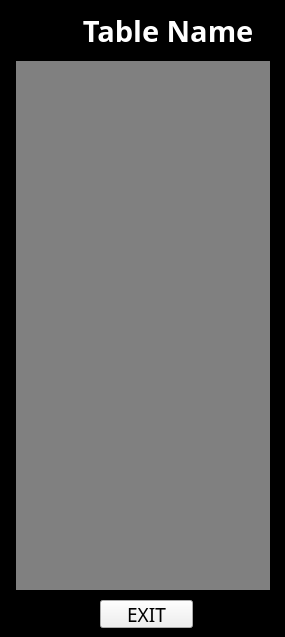
<?xml version="1.0" encoding="UTF-8"?>
<ui version="4.0">
 <class>tableView</class>
 <widget class="QWidget" name="tableView">
  <property name="geometry">
   <rect>
    <x>0</x>
    <y>0</y>
    <width>285</width>
    <height>637</height>
   </rect>
  </property>
  <property name="windowTitle">
   <string>Form</string>
  </property>
  <widget class="QListWidget" name="listWidget">
   <property name="geometry">
    <rect>
     <x>10</x>
     <y>50</y>
     <width>261</width>
     <height>541</height>
    </rect>
   </property>
   <property name="palette">
    <palette>
     <active>
      <colorrole role="Base">
       <brush brushstyle="SolidPattern">
        <color alpha="255">
         <red>128</red>
         <green>128</green>
         <blue>128</blue>
        </color>
       </brush>
      </colorrole>
     </active>
     <inactive>
      <colorrole role="Base">
       <brush brushstyle="SolidPattern">
        <color alpha="255">
         <red>128</red>
         <green>128</green>
         <blue>128</blue>
        </color>
       </brush>
      </colorrole>
     </inactive>
     <disabled>
      <colorrole role="Base">
       <brush brushstyle="SolidPattern">
        <color alpha="255">
         <red>240</red>
         <green>240</green>
         <blue>240</blue>
        </color>
       </brush>
      </colorrole>
     </disabled>
    </palette>
   </property>
  </widget>
  <widget class="QLabel" name="label_top">
   <property name="geometry">
    <rect>
     <x>0</x>
     <y>0</y>
     <width>271</width>
     <height>61</height>
    </rect>
   </property>
   <property name="palette">
    <palette>
     <active>
      <colorrole role="WindowText">
       <brush brushstyle="SolidPattern">
        <color alpha="255">
         <red>255</red>
         <green>255</green>
         <blue>255</blue>
        </color>
       </brush>
      </colorrole>
      <colorrole role="Button">
       <brush brushstyle="SolidPattern">
        <color alpha="255">
         <red>0</red>
         <green>0</green>
         <blue>0</blue>
        </color>
       </brush>
      </colorrole>
      <colorrole role="Light">
       <brush brushstyle="SolidPattern">
        <color alpha="255">
         <red>0</red>
         <green>0</green>
         <blue>0</blue>
        </color>
       </brush>
      </colorrole>
      <colorrole role="Midlight">
       <brush brushstyle="SolidPattern">
        <color alpha="255">
         <red>0</red>
         <green>0</green>
         <blue>0</blue>
        </color>
       </brush>
      </colorrole>
      <colorrole role="Dark">
       <brush brushstyle="SolidPattern">
        <color alpha="255">
         <red>0</red>
         <green>0</green>
         <blue>0</blue>
        </color>
       </brush>
      </colorrole>
      <colorrole role="Mid">
       <brush brushstyle="SolidPattern">
        <color alpha="255">
         <red>0</red>
         <green>0</green>
         <blue>0</blue>
        </color>
       </brush>
      </colorrole>
      <colorrole role="Text">
       <brush brushstyle="SolidPattern">
        <color alpha="255">
         <red>255</red>
         <green>255</green>
         <blue>255</blue>
        </color>
       </brush>
      </colorrole>
      <colorrole role="BrightText">
       <brush brushstyle="SolidPattern">
        <color alpha="255">
         <red>255</red>
         <green>255</green>
         <blue>255</blue>
        </color>
       </brush>
      </colorrole>
      <colorrole role="ButtonText">
       <brush brushstyle="SolidPattern">
        <color alpha="255">
         <red>255</red>
         <green>255</green>
         <blue>255</blue>
        </color>
       </brush>
      </colorrole>
      <colorrole role="Base">
       <brush brushstyle="SolidPattern">
        <color alpha="255">
         <red>0</red>
         <green>0</green>
         <blue>0</blue>
        </color>
       </brush>
      </colorrole>
      <colorrole role="Window">
       <brush brushstyle="SolidPattern">
        <color alpha="255">
         <red>0</red>
         <green>0</green>
         <blue>0</blue>
        </color>
       </brush>
      </colorrole>
      <colorrole role="Shadow">
       <brush brushstyle="SolidPattern">
        <color alpha="255">
         <red>0</red>
         <green>0</green>
         <blue>0</blue>
        </color>
       </brush>
      </colorrole>
      <colorrole role="AlternateBase">
       <brush brushstyle="SolidPattern">
        <color alpha="255">
         <red>0</red>
         <green>0</green>
         <blue>0</blue>
        </color>
       </brush>
      </colorrole>
      <colorrole role="ToolTipBase">
       <brush brushstyle="SolidPattern">
        <color alpha="255">
         <red>255</red>
         <green>255</green>
         <blue>220</blue>
        </color>
       </brush>
      </colorrole>
      <colorrole role="ToolTipText">
       <brush brushstyle="SolidPattern">
        <color alpha="255">
         <red>0</red>
         <green>0</green>
         <blue>0</blue>
        </color>
       </brush>
      </colorrole>
     </active>
     <inactive>
      <colorrole role="WindowText">
       <brush brushstyle="SolidPattern">
        <color alpha="255">
         <red>255</red>
         <green>255</green>
         <blue>255</blue>
        </color>
       </brush>
      </colorrole>
      <colorrole role="Button">
       <brush brushstyle="SolidPattern">
        <color alpha="255">
         <red>0</red>
         <green>0</green>
         <blue>0</blue>
        </color>
       </brush>
      </colorrole>
      <colorrole role="Light">
       <brush brushstyle="SolidPattern">
        <color alpha="255">
         <red>0</red>
         <green>0</green>
         <blue>0</blue>
        </color>
       </brush>
      </colorrole>
      <colorrole role="Midlight">
       <brush brushstyle="SolidPattern">
        <color alpha="255">
         <red>0</red>
         <green>0</green>
         <blue>0</blue>
        </color>
       </brush>
      </colorrole>
      <colorrole role="Dark">
       <brush brushstyle="SolidPattern">
        <color alpha="255">
         <red>0</red>
         <green>0</green>
         <blue>0</blue>
        </color>
       </brush>
      </colorrole>
      <colorrole role="Mid">
       <brush brushstyle="SolidPattern">
        <color alpha="255">
         <red>0</red>
         <green>0</green>
         <blue>0</blue>
        </color>
       </brush>
      </colorrole>
      <colorrole role="Text">
       <brush brushstyle="SolidPattern">
        <color alpha="255">
         <red>255</red>
         <green>255</green>
         <blue>255</blue>
        </color>
       </brush>
      </colorrole>
      <colorrole role="BrightText">
       <brush brushstyle="SolidPattern">
        <color alpha="255">
         <red>255</red>
         <green>255</green>
         <blue>255</blue>
        </color>
       </brush>
      </colorrole>
      <colorrole role="ButtonText">
       <brush brushstyle="SolidPattern">
        <color alpha="255">
         <red>255</red>
         <green>255</green>
         <blue>255</blue>
        </color>
       </brush>
      </colorrole>
      <colorrole role="Base">
       <brush brushstyle="SolidPattern">
        <color alpha="255">
         <red>0</red>
         <green>0</green>
         <blue>0</blue>
        </color>
       </brush>
      </colorrole>
      <colorrole role="Window">
       <brush brushstyle="SolidPattern">
        <color alpha="255">
         <red>0</red>
         <green>0</green>
         <blue>0</blue>
        </color>
       </brush>
      </colorrole>
      <colorrole role="Shadow">
       <brush brushstyle="SolidPattern">
        <color alpha="255">
         <red>0</red>
         <green>0</green>
         <blue>0</blue>
        </color>
       </brush>
      </colorrole>
      <colorrole role="AlternateBase">
       <brush brushstyle="SolidPattern">
        <color alpha="255">
         <red>0</red>
         <green>0</green>
         <blue>0</blue>
        </color>
       </brush>
      </colorrole>
      <colorrole role="ToolTipBase">
       <brush brushstyle="SolidPattern">
        <color alpha="255">
         <red>255</red>
         <green>255</green>
         <blue>220</blue>
        </color>
       </brush>
      </colorrole>
      <colorrole role="ToolTipText">
       <brush brushstyle="SolidPattern">
        <color alpha="255">
         <red>0</red>
         <green>0</green>
         <blue>0</blue>
        </color>
       </brush>
      </colorrole>
     </inactive>
     <disabled>
      <colorrole role="WindowText">
       <brush brushstyle="SolidPattern">
        <color alpha="255">
         <red>0</red>
         <green>0</green>
         <blue>0</blue>
        </color>
       </brush>
      </colorrole>
      <colorrole role="Button">
       <brush brushstyle="SolidPattern">
        <color alpha="255">
         <red>0</red>
         <green>0</green>
         <blue>0</blue>
        </color>
       </brush>
      </colorrole>
      <colorrole role="Light">
       <brush brushstyle="SolidPattern">
        <color alpha="255">
         <red>0</red>
         <green>0</green>
         <blue>0</blue>
        </color>
       </brush>
      </colorrole>
      <colorrole role="Midlight">
       <brush brushstyle="SolidPattern">
        <color alpha="255">
         <red>0</red>
         <green>0</green>
         <blue>0</blue>
        </color>
       </brush>
      </colorrole>
      <colorrole role="Dark">
       <brush brushstyle="SolidPattern">
        <color alpha="255">
         <red>0</red>
         <green>0</green>
         <blue>0</blue>
        </color>
       </brush>
      </colorrole>
      <colorrole role="Mid">
       <brush brushstyle="SolidPattern">
        <color alpha="255">
         <red>0</red>
         <green>0</green>
         <blue>0</blue>
        </color>
       </brush>
      </colorrole>
      <colorrole role="Text">
       <brush brushstyle="SolidPattern">
        <color alpha="255">
         <red>0</red>
         <green>0</green>
         <blue>0</blue>
        </color>
       </brush>
      </colorrole>
      <colorrole role="BrightText">
       <brush brushstyle="SolidPattern">
        <color alpha="255">
         <red>255</red>
         <green>255</green>
         <blue>255</blue>
        </color>
       </brush>
      </colorrole>
      <colorrole role="ButtonText">
       <brush brushstyle="SolidPattern">
        <color alpha="255">
         <red>0</red>
         <green>0</green>
         <blue>0</blue>
        </color>
       </brush>
      </colorrole>
      <colorrole role="Base">
       <brush brushstyle="SolidPattern">
        <color alpha="255">
         <red>0</red>
         <green>0</green>
         <blue>0</blue>
        </color>
       </brush>
      </colorrole>
      <colorrole role="Window">
       <brush brushstyle="SolidPattern">
        <color alpha="255">
         <red>0</red>
         <green>0</green>
         <blue>0</blue>
        </color>
       </brush>
      </colorrole>
      <colorrole role="Shadow">
       <brush brushstyle="SolidPattern">
        <color alpha="255">
         <red>0</red>
         <green>0</green>
         <blue>0</blue>
        </color>
       </brush>
      </colorrole>
      <colorrole role="AlternateBase">
       <brush brushstyle="SolidPattern">
        <color alpha="255">
         <red>0</red>
         <green>0</green>
         <blue>0</blue>
        </color>
       </brush>
      </colorrole>
      <colorrole role="ToolTipBase">
       <brush brushstyle="SolidPattern">
        <color alpha="255">
         <red>255</red>
         <green>255</green>
         <blue>220</blue>
        </color>
       </brush>
      </colorrole>
      <colorrole role="ToolTipText">
       <brush brushstyle="SolidPattern">
        <color alpha="255">
         <red>0</red>
         <green>0</green>
         <blue>0</blue>
        </color>
       </brush>
      </colorrole>
     </disabled>
    </palette>
   </property>
   <property name="font">
    <font>
     <family>SAO UI</family>
     <pointsize>22</pointsize>
     <weight>75</weight>
     <bold>true</bold>
    </font>
   </property>
   <property name="autoFillBackground">
    <bool>true</bool>
   </property>
   <property name="text">
    <string>           Table Name</string>
   </property>
  </widget>
  <widget class="QLabel" name="label_botton">
   <property name="geometry">
    <rect>
     <x>0</x>
     <y>590</y>
     <width>286</width>
     <height>51</height>
    </rect>
   </property>
   <property name="palette">
    <palette>
     <active>
      <colorrole role="WindowText">
       <brush brushstyle="SolidPattern">
        <color alpha="255">
         <red>255</red>
         <green>255</green>
         <blue>255</blue>
        </color>
       </brush>
      </colorrole>
      <colorrole role="Button">
       <brush brushstyle="SolidPattern">
        <color alpha="255">
         <red>0</red>
         <green>0</green>
         <blue>0</blue>
        </color>
       </brush>
      </colorrole>
      <colorrole role="Light">
       <brush brushstyle="SolidPattern">
        <color alpha="255">
         <red>0</red>
         <green>0</green>
         <blue>0</blue>
        </color>
       </brush>
      </colorrole>
      <colorrole role="Midlight">
       <brush brushstyle="SolidPattern">
        <color alpha="255">
         <red>0</red>
         <green>0</green>
         <blue>0</blue>
        </color>
       </brush>
      </colorrole>
      <colorrole role="Dark">
       <brush brushstyle="SolidPattern">
        <color alpha="255">
         <red>0</red>
         <green>0</green>
         <blue>0</blue>
        </color>
       </brush>
      </colorrole>
      <colorrole role="Mid">
       <brush brushstyle="SolidPattern">
        <color alpha="255">
         <red>0</red>
         <green>0</green>
         <blue>0</blue>
        </color>
       </brush>
      </colorrole>
      <colorrole role="Text">
       <brush brushstyle="SolidPattern">
        <color alpha="255">
         <red>255</red>
         <green>255</green>
         <blue>255</blue>
        </color>
       </brush>
      </colorrole>
      <colorrole role="BrightText">
       <brush brushstyle="SolidPattern">
        <color alpha="255">
         <red>255</red>
         <green>255</green>
         <blue>255</blue>
        </color>
       </brush>
      </colorrole>
      <colorrole role="ButtonText">
       <brush brushstyle="SolidPattern">
        <color alpha="255">
         <red>255</red>
         <green>255</green>
         <blue>255</blue>
        </color>
       </brush>
      </colorrole>
      <colorrole role="Base">
       <brush brushstyle="SolidPattern">
        <color alpha="255">
         <red>0</red>
         <green>0</green>
         <blue>0</blue>
        </color>
       </brush>
      </colorrole>
      <colorrole role="Window">
       <brush brushstyle="SolidPattern">
        <color alpha="255">
         <red>0</red>
         <green>0</green>
         <blue>0</blue>
        </color>
       </brush>
      </colorrole>
      <colorrole role="Shadow">
       <brush brushstyle="SolidPattern">
        <color alpha="255">
         <red>0</red>
         <green>0</green>
         <blue>0</blue>
        </color>
       </brush>
      </colorrole>
      <colorrole role="AlternateBase">
       <brush brushstyle="SolidPattern">
        <color alpha="255">
         <red>0</red>
         <green>0</green>
         <blue>0</blue>
        </color>
       </brush>
      </colorrole>
      <colorrole role="ToolTipBase">
       <brush brushstyle="SolidPattern">
        <color alpha="255">
         <red>255</red>
         <green>255</green>
         <blue>220</blue>
        </color>
       </brush>
      </colorrole>
      <colorrole role="ToolTipText">
       <brush brushstyle="SolidPattern">
        <color alpha="255">
         <red>0</red>
         <green>0</green>
         <blue>0</blue>
        </color>
       </brush>
      </colorrole>
     </active>
     <inactive>
      <colorrole role="WindowText">
       <brush brushstyle="SolidPattern">
        <color alpha="255">
         <red>255</red>
         <green>255</green>
         <blue>255</blue>
        </color>
       </brush>
      </colorrole>
      <colorrole role="Button">
       <brush brushstyle="SolidPattern">
        <color alpha="255">
         <red>0</red>
         <green>0</green>
         <blue>0</blue>
        </color>
       </brush>
      </colorrole>
      <colorrole role="Light">
       <brush brushstyle="SolidPattern">
        <color alpha="255">
         <red>0</red>
         <green>0</green>
         <blue>0</blue>
        </color>
       </brush>
      </colorrole>
      <colorrole role="Midlight">
       <brush brushstyle="SolidPattern">
        <color alpha="255">
         <red>0</red>
         <green>0</green>
         <blue>0</blue>
        </color>
       </brush>
      </colorrole>
      <colorrole role="Dark">
       <brush brushstyle="SolidPattern">
        <color alpha="255">
         <red>0</red>
         <green>0</green>
         <blue>0</blue>
        </color>
       </brush>
      </colorrole>
      <colorrole role="Mid">
       <brush brushstyle="SolidPattern">
        <color alpha="255">
         <red>0</red>
         <green>0</green>
         <blue>0</blue>
        </color>
       </brush>
      </colorrole>
      <colorrole role="Text">
       <brush brushstyle="SolidPattern">
        <color alpha="255">
         <red>255</red>
         <green>255</green>
         <blue>255</blue>
        </color>
       </brush>
      </colorrole>
      <colorrole role="BrightText">
       <brush brushstyle="SolidPattern">
        <color alpha="255">
         <red>255</red>
         <green>255</green>
         <blue>255</blue>
        </color>
       </brush>
      </colorrole>
      <colorrole role="ButtonText">
       <brush brushstyle="SolidPattern">
        <color alpha="255">
         <red>255</red>
         <green>255</green>
         <blue>255</blue>
        </color>
       </brush>
      </colorrole>
      <colorrole role="Base">
       <brush brushstyle="SolidPattern">
        <color alpha="255">
         <red>0</red>
         <green>0</green>
         <blue>0</blue>
        </color>
       </brush>
      </colorrole>
      <colorrole role="Window">
       <brush brushstyle="SolidPattern">
        <color alpha="255">
         <red>0</red>
         <green>0</green>
         <blue>0</blue>
        </color>
       </brush>
      </colorrole>
      <colorrole role="Shadow">
       <brush brushstyle="SolidPattern">
        <color alpha="255">
         <red>0</red>
         <green>0</green>
         <blue>0</blue>
        </color>
       </brush>
      </colorrole>
      <colorrole role="AlternateBase">
       <brush brushstyle="SolidPattern">
        <color alpha="255">
         <red>0</red>
         <green>0</green>
         <blue>0</blue>
        </color>
       </brush>
      </colorrole>
      <colorrole role="ToolTipBase">
       <brush brushstyle="SolidPattern">
        <color alpha="255">
         <red>255</red>
         <green>255</green>
         <blue>220</blue>
        </color>
       </brush>
      </colorrole>
      <colorrole role="ToolTipText">
       <brush brushstyle="SolidPattern">
        <color alpha="255">
         <red>0</red>
         <green>0</green>
         <blue>0</blue>
        </color>
       </brush>
      </colorrole>
     </inactive>
     <disabled>
      <colorrole role="WindowText">
       <brush brushstyle="SolidPattern">
        <color alpha="255">
         <red>0</red>
         <green>0</green>
         <blue>0</blue>
        </color>
       </brush>
      </colorrole>
      <colorrole role="Button">
       <brush brushstyle="SolidPattern">
        <color alpha="255">
         <red>0</red>
         <green>0</green>
         <blue>0</blue>
        </color>
       </brush>
      </colorrole>
      <colorrole role="Light">
       <brush brushstyle="SolidPattern">
        <color alpha="255">
         <red>0</red>
         <green>0</green>
         <blue>0</blue>
        </color>
       </brush>
      </colorrole>
      <colorrole role="Midlight">
       <brush brushstyle="SolidPattern">
        <color alpha="255">
         <red>0</red>
         <green>0</green>
         <blue>0</blue>
        </color>
       </brush>
      </colorrole>
      <colorrole role="Dark">
       <brush brushstyle="SolidPattern">
        <color alpha="255">
         <red>0</red>
         <green>0</green>
         <blue>0</blue>
        </color>
       </brush>
      </colorrole>
      <colorrole role="Mid">
       <brush brushstyle="SolidPattern">
        <color alpha="255">
         <red>0</red>
         <green>0</green>
         <blue>0</blue>
        </color>
       </brush>
      </colorrole>
      <colorrole role="Text">
       <brush brushstyle="SolidPattern">
        <color alpha="255">
         <red>0</red>
         <green>0</green>
         <blue>0</blue>
        </color>
       </brush>
      </colorrole>
      <colorrole role="BrightText">
       <brush brushstyle="SolidPattern">
        <color alpha="255">
         <red>255</red>
         <green>255</green>
         <blue>255</blue>
        </color>
       </brush>
      </colorrole>
      <colorrole role="ButtonText">
       <brush brushstyle="SolidPattern">
        <color alpha="255">
         <red>0</red>
         <green>0</green>
         <blue>0</blue>
        </color>
       </brush>
      </colorrole>
      <colorrole role="Base">
       <brush brushstyle="SolidPattern">
        <color alpha="255">
         <red>0</red>
         <green>0</green>
         <blue>0</blue>
        </color>
       </brush>
      </colorrole>
      <colorrole role="Window">
       <brush brushstyle="SolidPattern">
        <color alpha="255">
         <red>0</red>
         <green>0</green>
         <blue>0</blue>
        </color>
       </brush>
      </colorrole>
      <colorrole role="Shadow">
       <brush brushstyle="SolidPattern">
        <color alpha="255">
         <red>0</red>
         <green>0</green>
         <blue>0</blue>
        </color>
       </brush>
      </colorrole>
      <colorrole role="AlternateBase">
       <brush brushstyle="SolidPattern">
        <color alpha="255">
         <red>0</red>
         <green>0</green>
         <blue>0</blue>
        </color>
       </brush>
      </colorrole>
      <colorrole role="ToolTipBase">
       <brush brushstyle="SolidPattern">
        <color alpha="255">
         <red>255</red>
         <green>255</green>
         <blue>220</blue>
        </color>
       </brush>
      </colorrole>
      <colorrole role="ToolTipText">
       <brush brushstyle="SolidPattern">
        <color alpha="255">
         <red>0</red>
         <green>0</green>
         <blue>0</blue>
        </color>
       </brush>
      </colorrole>
     </disabled>
    </palette>
   </property>
   <property name="font">
    <font>
     <family>Adobe Arabic</family>
     <weight>75</weight>
     <bold>true</bold>
    </font>
   </property>
   <property name="autoFillBackground">
    <bool>true</bool>
   </property>
   <property name="text">
    <string/>
   </property>
  </widget>
  <widget class="QLabel" name="label_left">
   <property name="geometry">
    <rect>
     <x>0</x>
     <y>0</y>
     <width>16</width>
     <height>591</height>
    </rect>
   </property>
   <property name="palette">
    <palette>
     <active>
      <colorrole role="WindowText">
       <brush brushstyle="SolidPattern">
        <color alpha="255">
         <red>255</red>
         <green>255</green>
         <blue>255</blue>
        </color>
       </brush>
      </colorrole>
      <colorrole role="Button">
       <brush brushstyle="SolidPattern">
        <color alpha="255">
         <red>0</red>
         <green>0</green>
         <blue>0</blue>
        </color>
       </brush>
      </colorrole>
      <colorrole role="Light">
       <brush brushstyle="SolidPattern">
        <color alpha="255">
         <red>0</red>
         <green>0</green>
         <blue>0</blue>
        </color>
       </brush>
      </colorrole>
      <colorrole role="Midlight">
       <brush brushstyle="SolidPattern">
        <color alpha="255">
         <red>0</red>
         <green>0</green>
         <blue>0</blue>
        </color>
       </brush>
      </colorrole>
      <colorrole role="Dark">
       <brush brushstyle="SolidPattern">
        <color alpha="255">
         <red>0</red>
         <green>0</green>
         <blue>0</blue>
        </color>
       </brush>
      </colorrole>
      <colorrole role="Mid">
       <brush brushstyle="SolidPattern">
        <color alpha="255">
         <red>0</red>
         <green>0</green>
         <blue>0</blue>
        </color>
       </brush>
      </colorrole>
      <colorrole role="Text">
       <brush brushstyle="SolidPattern">
        <color alpha="255">
         <red>255</red>
         <green>255</green>
         <blue>255</blue>
        </color>
       </brush>
      </colorrole>
      <colorrole role="BrightText">
       <brush brushstyle="SolidPattern">
        <color alpha="255">
         <red>255</red>
         <green>255</green>
         <blue>255</blue>
        </color>
       </brush>
      </colorrole>
      <colorrole role="ButtonText">
       <brush brushstyle="SolidPattern">
        <color alpha="255">
         <red>255</red>
         <green>255</green>
         <blue>255</blue>
        </color>
       </brush>
      </colorrole>
      <colorrole role="Base">
       <brush brushstyle="SolidPattern">
        <color alpha="255">
         <red>0</red>
         <green>0</green>
         <blue>0</blue>
        </color>
       </brush>
      </colorrole>
      <colorrole role="Window">
       <brush brushstyle="SolidPattern">
        <color alpha="255">
         <red>0</red>
         <green>0</green>
         <blue>0</blue>
        </color>
       </brush>
      </colorrole>
      <colorrole role="Shadow">
       <brush brushstyle="SolidPattern">
        <color alpha="255">
         <red>0</red>
         <green>0</green>
         <blue>0</blue>
        </color>
       </brush>
      </colorrole>
      <colorrole role="AlternateBase">
       <brush brushstyle="SolidPattern">
        <color alpha="255">
         <red>0</red>
         <green>0</green>
         <blue>0</blue>
        </color>
       </brush>
      </colorrole>
      <colorrole role="ToolTipBase">
       <brush brushstyle="SolidPattern">
        <color alpha="255">
         <red>255</red>
         <green>255</green>
         <blue>220</blue>
        </color>
       </brush>
      </colorrole>
      <colorrole role="ToolTipText">
       <brush brushstyle="SolidPattern">
        <color alpha="255">
         <red>0</red>
         <green>0</green>
         <blue>0</blue>
        </color>
       </brush>
      </colorrole>
     </active>
     <inactive>
      <colorrole role="WindowText">
       <brush brushstyle="SolidPattern">
        <color alpha="255">
         <red>255</red>
         <green>255</green>
         <blue>255</blue>
        </color>
       </brush>
      </colorrole>
      <colorrole role="Button">
       <brush brushstyle="SolidPattern">
        <color alpha="255">
         <red>0</red>
         <green>0</green>
         <blue>0</blue>
        </color>
       </brush>
      </colorrole>
      <colorrole role="Light">
       <brush brushstyle="SolidPattern">
        <color alpha="255">
         <red>0</red>
         <green>0</green>
         <blue>0</blue>
        </color>
       </brush>
      </colorrole>
      <colorrole role="Midlight">
       <brush brushstyle="SolidPattern">
        <color alpha="255">
         <red>0</red>
         <green>0</green>
         <blue>0</blue>
        </color>
       </brush>
      </colorrole>
      <colorrole role="Dark">
       <brush brushstyle="SolidPattern">
        <color alpha="255">
         <red>0</red>
         <green>0</green>
         <blue>0</blue>
        </color>
       </brush>
      </colorrole>
      <colorrole role="Mid">
       <brush brushstyle="SolidPattern">
        <color alpha="255">
         <red>0</red>
         <green>0</green>
         <blue>0</blue>
        </color>
       </brush>
      </colorrole>
      <colorrole role="Text">
       <brush brushstyle="SolidPattern">
        <color alpha="255">
         <red>255</red>
         <green>255</green>
         <blue>255</blue>
        </color>
       </brush>
      </colorrole>
      <colorrole role="BrightText">
       <brush brushstyle="SolidPattern">
        <color alpha="255">
         <red>255</red>
         <green>255</green>
         <blue>255</blue>
        </color>
       </brush>
      </colorrole>
      <colorrole role="ButtonText">
       <brush brushstyle="SolidPattern">
        <color alpha="255">
         <red>255</red>
         <green>255</green>
         <blue>255</blue>
        </color>
       </brush>
      </colorrole>
      <colorrole role="Base">
       <brush brushstyle="SolidPattern">
        <color alpha="255">
         <red>0</red>
         <green>0</green>
         <blue>0</blue>
        </color>
       </brush>
      </colorrole>
      <colorrole role="Window">
       <brush brushstyle="SolidPattern">
        <color alpha="255">
         <red>0</red>
         <green>0</green>
         <blue>0</blue>
        </color>
       </brush>
      </colorrole>
      <colorrole role="Shadow">
       <brush brushstyle="SolidPattern">
        <color alpha="255">
         <red>0</red>
         <green>0</green>
         <blue>0</blue>
        </color>
       </brush>
      </colorrole>
      <colorrole role="AlternateBase">
       <brush brushstyle="SolidPattern">
        <color alpha="255">
         <red>0</red>
         <green>0</green>
         <blue>0</blue>
        </color>
       </brush>
      </colorrole>
      <colorrole role="ToolTipBase">
       <brush brushstyle="SolidPattern">
        <color alpha="255">
         <red>255</red>
         <green>255</green>
         <blue>220</blue>
        </color>
       </brush>
      </colorrole>
      <colorrole role="ToolTipText">
       <brush brushstyle="SolidPattern">
        <color alpha="255">
         <red>0</red>
         <green>0</green>
         <blue>0</blue>
        </color>
       </brush>
      </colorrole>
     </inactive>
     <disabled>
      <colorrole role="WindowText">
       <brush brushstyle="SolidPattern">
        <color alpha="255">
         <red>0</red>
         <green>0</green>
         <blue>0</blue>
        </color>
       </brush>
      </colorrole>
      <colorrole role="Button">
       <brush brushstyle="SolidPattern">
        <color alpha="255">
         <red>0</red>
         <green>0</green>
         <blue>0</blue>
        </color>
       </brush>
      </colorrole>
      <colorrole role="Light">
       <brush brushstyle="SolidPattern">
        <color alpha="255">
         <red>0</red>
         <green>0</green>
         <blue>0</blue>
        </color>
       </brush>
      </colorrole>
      <colorrole role="Midlight">
       <brush brushstyle="SolidPattern">
        <color alpha="255">
         <red>0</red>
         <green>0</green>
         <blue>0</blue>
        </color>
       </brush>
      </colorrole>
      <colorrole role="Dark">
       <brush brushstyle="SolidPattern">
        <color alpha="255">
         <red>0</red>
         <green>0</green>
         <blue>0</blue>
        </color>
       </brush>
      </colorrole>
      <colorrole role="Mid">
       <brush brushstyle="SolidPattern">
        <color alpha="255">
         <red>0</red>
         <green>0</green>
         <blue>0</blue>
        </color>
       </brush>
      </colorrole>
      <colorrole role="Text">
       <brush brushstyle="SolidPattern">
        <color alpha="255">
         <red>0</red>
         <green>0</green>
         <blue>0</blue>
        </color>
       </brush>
      </colorrole>
      <colorrole role="BrightText">
       <brush brushstyle="SolidPattern">
        <color alpha="255">
         <red>255</red>
         <green>255</green>
         <blue>255</blue>
        </color>
       </brush>
      </colorrole>
      <colorrole role="ButtonText">
       <brush brushstyle="SolidPattern">
        <color alpha="255">
         <red>0</red>
         <green>0</green>
         <blue>0</blue>
        </color>
       </brush>
      </colorrole>
      <colorrole role="Base">
       <brush brushstyle="SolidPattern">
        <color alpha="255">
         <red>0</red>
         <green>0</green>
         <blue>0</blue>
        </color>
       </brush>
      </colorrole>
      <colorrole role="Window">
       <brush brushstyle="SolidPattern">
        <color alpha="255">
         <red>0</red>
         <green>0</green>
         <blue>0</blue>
        </color>
       </brush>
      </colorrole>
      <colorrole role="Shadow">
       <brush brushstyle="SolidPattern">
        <color alpha="255">
         <red>0</red>
         <green>0</green>
         <blue>0</blue>
        </color>
       </brush>
      </colorrole>
      <colorrole role="AlternateBase">
       <brush brushstyle="SolidPattern">
        <color alpha="255">
         <red>0</red>
         <green>0</green>
         <blue>0</blue>
        </color>
       </brush>
      </colorrole>
      <colorrole role="ToolTipBase">
       <brush brushstyle="SolidPattern">
        <color alpha="255">
         <red>255</red>
         <green>255</green>
         <blue>220</blue>
        </color>
       </brush>
      </colorrole>
      <colorrole role="ToolTipText">
       <brush brushstyle="SolidPattern">
        <color alpha="255">
         <red>0</red>
         <green>0</green>
         <blue>0</blue>
        </color>
       </brush>
      </colorrole>
     </disabled>
    </palette>
   </property>
   <property name="autoFillBackground">
    <bool>true</bool>
   </property>
   <property name="text">
    <string/>
   </property>
  </widget>
  <widget class="QLabel" name="label_right">
   <property name="geometry">
    <rect>
     <x>270</x>
     <y>0</y>
     <width>16</width>
     <height>591</height>
    </rect>
   </property>
   <property name="palette">
    <palette>
     <active>
      <colorrole role="WindowText">
       <brush brushstyle="SolidPattern">
        <color alpha="255">
         <red>255</red>
         <green>255</green>
         <blue>255</blue>
        </color>
       </brush>
      </colorrole>
      <colorrole role="Button">
       <brush brushstyle="SolidPattern">
        <color alpha="255">
         <red>0</red>
         <green>0</green>
         <blue>0</blue>
        </color>
       </brush>
      </colorrole>
      <colorrole role="Light">
       <brush brushstyle="SolidPattern">
        <color alpha="255">
         <red>0</red>
         <green>0</green>
         <blue>0</blue>
        </color>
       </brush>
      </colorrole>
      <colorrole role="Midlight">
       <brush brushstyle="SolidPattern">
        <color alpha="255">
         <red>0</red>
         <green>0</green>
         <blue>0</blue>
        </color>
       </brush>
      </colorrole>
      <colorrole role="Dark">
       <brush brushstyle="SolidPattern">
        <color alpha="255">
         <red>0</red>
         <green>0</green>
         <blue>0</blue>
        </color>
       </brush>
      </colorrole>
      <colorrole role="Mid">
       <brush brushstyle="SolidPattern">
        <color alpha="255">
         <red>0</red>
         <green>0</green>
         <blue>0</blue>
        </color>
       </brush>
      </colorrole>
      <colorrole role="Text">
       <brush brushstyle="SolidPattern">
        <color alpha="255">
         <red>255</red>
         <green>255</green>
         <blue>255</blue>
        </color>
       </brush>
      </colorrole>
      <colorrole role="BrightText">
       <brush brushstyle="SolidPattern">
        <color alpha="255">
         <red>255</red>
         <green>255</green>
         <blue>255</blue>
        </color>
       </brush>
      </colorrole>
      <colorrole role="ButtonText">
       <brush brushstyle="SolidPattern">
        <color alpha="255">
         <red>255</red>
         <green>255</green>
         <blue>255</blue>
        </color>
       </brush>
      </colorrole>
      <colorrole role="Base">
       <brush brushstyle="SolidPattern">
        <color alpha="255">
         <red>0</red>
         <green>0</green>
         <blue>0</blue>
        </color>
       </brush>
      </colorrole>
      <colorrole role="Window">
       <brush brushstyle="SolidPattern">
        <color alpha="255">
         <red>0</red>
         <green>0</green>
         <blue>0</blue>
        </color>
       </brush>
      </colorrole>
      <colorrole role="Shadow">
       <brush brushstyle="SolidPattern">
        <color alpha="255">
         <red>0</red>
         <green>0</green>
         <blue>0</blue>
        </color>
       </brush>
      </colorrole>
      <colorrole role="AlternateBase">
       <brush brushstyle="SolidPattern">
        <color alpha="255">
         <red>0</red>
         <green>0</green>
         <blue>0</blue>
        </color>
       </brush>
      </colorrole>
      <colorrole role="ToolTipBase">
       <brush brushstyle="SolidPattern">
        <color alpha="255">
         <red>255</red>
         <green>255</green>
         <blue>220</blue>
        </color>
       </brush>
      </colorrole>
      <colorrole role="ToolTipText">
       <brush brushstyle="SolidPattern">
        <color alpha="255">
         <red>0</red>
         <green>0</green>
         <blue>0</blue>
        </color>
       </brush>
      </colorrole>
     </active>
     <inactive>
      <colorrole role="WindowText">
       <brush brushstyle="SolidPattern">
        <color alpha="255">
         <red>255</red>
         <green>255</green>
         <blue>255</blue>
        </color>
       </brush>
      </colorrole>
      <colorrole role="Button">
       <brush brushstyle="SolidPattern">
        <color alpha="255">
         <red>0</red>
         <green>0</green>
         <blue>0</blue>
        </color>
       </brush>
      </colorrole>
      <colorrole role="Light">
       <brush brushstyle="SolidPattern">
        <color alpha="255">
         <red>0</red>
         <green>0</green>
         <blue>0</blue>
        </color>
       </brush>
      </colorrole>
      <colorrole role="Midlight">
       <brush brushstyle="SolidPattern">
        <color alpha="255">
         <red>0</red>
         <green>0</green>
         <blue>0</blue>
        </color>
       </brush>
      </colorrole>
      <colorrole role="Dark">
       <brush brushstyle="SolidPattern">
        <color alpha="255">
         <red>0</red>
         <green>0</green>
         <blue>0</blue>
        </color>
       </brush>
      </colorrole>
      <colorrole role="Mid">
       <brush brushstyle="SolidPattern">
        <color alpha="255">
         <red>0</red>
         <green>0</green>
         <blue>0</blue>
        </color>
       </brush>
      </colorrole>
      <colorrole role="Text">
       <brush brushstyle="SolidPattern">
        <color alpha="255">
         <red>255</red>
         <green>255</green>
         <blue>255</blue>
        </color>
       </brush>
      </colorrole>
      <colorrole role="BrightText">
       <brush brushstyle="SolidPattern">
        <color alpha="255">
         <red>255</red>
         <green>255</green>
         <blue>255</blue>
        </color>
       </brush>
      </colorrole>
      <colorrole role="ButtonText">
       <brush brushstyle="SolidPattern">
        <color alpha="255">
         <red>255</red>
         <green>255</green>
         <blue>255</blue>
        </color>
       </brush>
      </colorrole>
      <colorrole role="Base">
       <brush brushstyle="SolidPattern">
        <color alpha="255">
         <red>0</red>
         <green>0</green>
         <blue>0</blue>
        </color>
       </brush>
      </colorrole>
      <colorrole role="Window">
       <brush brushstyle="SolidPattern">
        <color alpha="255">
         <red>0</red>
         <green>0</green>
         <blue>0</blue>
        </color>
       </brush>
      </colorrole>
      <colorrole role="Shadow">
       <brush brushstyle="SolidPattern">
        <color alpha="255">
         <red>0</red>
         <green>0</green>
         <blue>0</blue>
        </color>
       </brush>
      </colorrole>
      <colorrole role="AlternateBase">
       <brush brushstyle="SolidPattern">
        <color alpha="255">
         <red>0</red>
         <green>0</green>
         <blue>0</blue>
        </color>
       </brush>
      </colorrole>
      <colorrole role="ToolTipBase">
       <brush brushstyle="SolidPattern">
        <color alpha="255">
         <red>255</red>
         <green>255</green>
         <blue>220</blue>
        </color>
       </brush>
      </colorrole>
      <colorrole role="ToolTipText">
       <brush brushstyle="SolidPattern">
        <color alpha="255">
         <red>0</red>
         <green>0</green>
         <blue>0</blue>
        </color>
       </brush>
      </colorrole>
     </inactive>
     <disabled>
      <colorrole role="WindowText">
       <brush brushstyle="SolidPattern">
        <color alpha="255">
         <red>0</red>
         <green>0</green>
         <blue>0</blue>
        </color>
       </brush>
      </colorrole>
      <colorrole role="Button">
       <brush brushstyle="SolidPattern">
        <color alpha="255">
         <red>0</red>
         <green>0</green>
         <blue>0</blue>
        </color>
       </brush>
      </colorrole>
      <colorrole role="Light">
       <brush brushstyle="SolidPattern">
        <color alpha="255">
         <red>0</red>
         <green>0</green>
         <blue>0</blue>
        </color>
       </brush>
      </colorrole>
      <colorrole role="Midlight">
       <brush brushstyle="SolidPattern">
        <color alpha="255">
         <red>0</red>
         <green>0</green>
         <blue>0</blue>
        </color>
       </brush>
      </colorrole>
      <colorrole role="Dark">
       <brush brushstyle="SolidPattern">
        <color alpha="255">
         <red>0</red>
         <green>0</green>
         <blue>0</blue>
        </color>
       </brush>
      </colorrole>
      <colorrole role="Mid">
       <brush brushstyle="SolidPattern">
        <color alpha="255">
         <red>0</red>
         <green>0</green>
         <blue>0</blue>
        </color>
       </brush>
      </colorrole>
      <colorrole role="Text">
       <brush brushstyle="SolidPattern">
        <color alpha="255">
         <red>0</red>
         <green>0</green>
         <blue>0</blue>
        </color>
       </brush>
      </colorrole>
      <colorrole role="BrightText">
       <brush brushstyle="SolidPattern">
        <color alpha="255">
         <red>255</red>
         <green>255</green>
         <blue>255</blue>
        </color>
       </brush>
      </colorrole>
      <colorrole role="ButtonText">
       <brush brushstyle="SolidPattern">
        <color alpha="255">
         <red>0</red>
         <green>0</green>
         <blue>0</blue>
        </color>
       </brush>
      </colorrole>
      <colorrole role="Base">
       <brush brushstyle="SolidPattern">
        <color alpha="255">
         <red>0</red>
         <green>0</green>
         <blue>0</blue>
        </color>
       </brush>
      </colorrole>
      <colorrole role="Window">
       <brush brushstyle="SolidPattern">
        <color alpha="255">
         <red>0</red>
         <green>0</green>
         <blue>0</blue>
        </color>
       </brush>
      </colorrole>
      <colorrole role="Shadow">
       <brush brushstyle="SolidPattern">
        <color alpha="255">
         <red>0</red>
         <green>0</green>
         <blue>0</blue>
        </color>
       </brush>
      </colorrole>
      <colorrole role="AlternateBase">
       <brush brushstyle="SolidPattern">
        <color alpha="255">
         <red>0</red>
         <green>0</green>
         <blue>0</blue>
        </color>
       </brush>
      </colorrole>
      <colorrole role="ToolTipBase">
       <brush brushstyle="SolidPattern">
        <color alpha="255">
         <red>255</red>
         <green>255</green>
         <blue>220</blue>
        </color>
       </brush>
      </colorrole>
      <colorrole role="ToolTipText">
       <brush brushstyle="SolidPattern">
        <color alpha="255">
         <red>0</red>
         <green>0</green>
         <blue>0</blue>
        </color>
       </brush>
      </colorrole>
     </disabled>
    </palette>
   </property>
   <property name="autoFillBackground">
    <bool>true</bool>
   </property>
   <property name="text">
    <string/>
   </property>
  </widget>
  <widget class="QPushButton" name="ExitButton">
   <property name="geometry">
    <rect>
     <x>100</x>
     <y>600</y>
     <width>93</width>
     <height>28</height>
    </rect>
   </property>
   <property name="font">
    <font>
     <family>SAO UI</family>
     <pointsize>14</pointsize>
    </font>
   </property>
   <property name="text">
    <string>EXIT</string>
   </property>
  </widget>
 </widget>
 <resources/>
 <connections/>
</ui>
